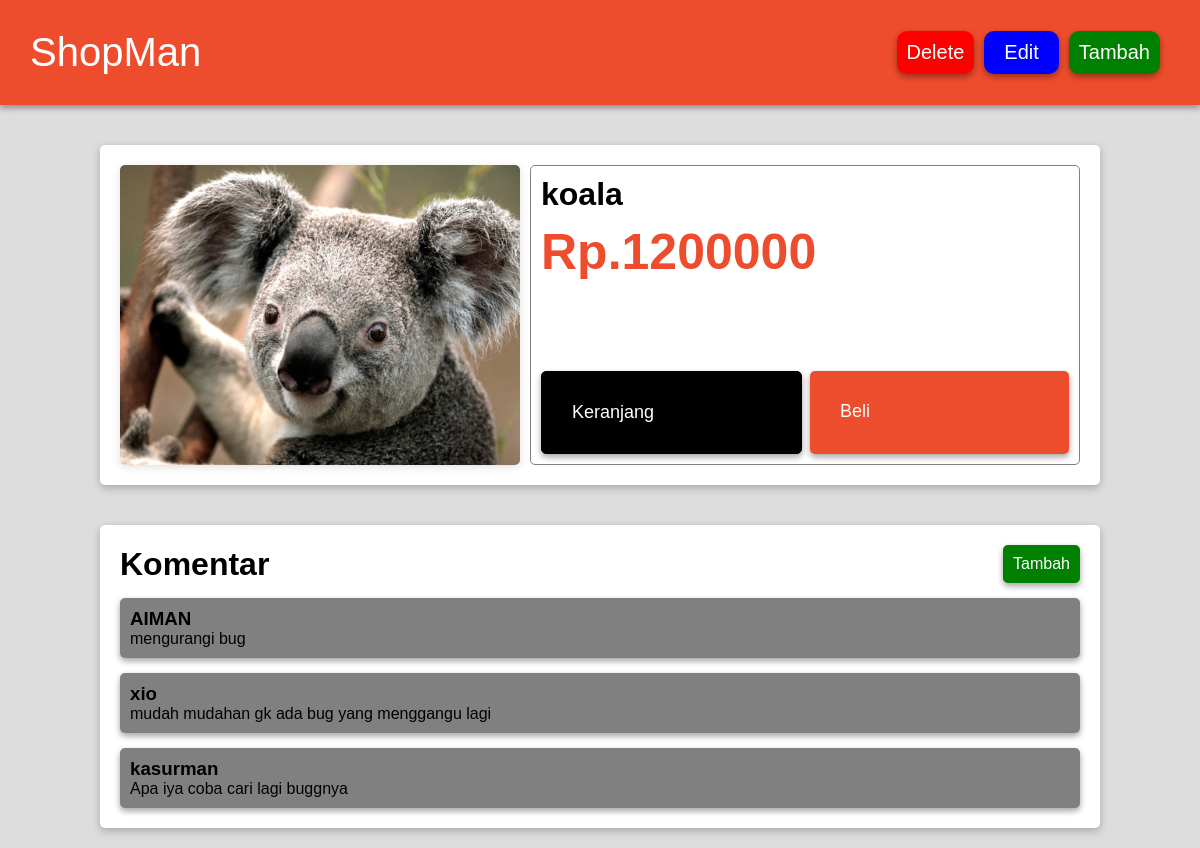
The app's page /produk.php?id=60 with its own data.
### tables this page shows
CREATE TABLE `produk` (
  `id` int(11) NOT NULL,
  `produk` varchar(50) DEFAULT NULL,
  `keterangan` varchar(200) DEFAULT NULL,
  `harga` int(11) DEFAULT NULL,
  `img` varchar(50) DEFAULT NULL,
  `id_komen` varchar(50) DEFAULT NULL
);

CREATE TABLE `komentar_60` (
  `id` int(11) NOT NULL,
  `nama` varchar(50) DEFAULT NULL,
  `komentar` varchar(150) DEFAULT NULL
);

### fungsi.php (called while the page is built, shortened)
<?php
$conn = mysqli_connect('localhost','root','','shop');
function ambil($query){
    global $conn;
    $result = mysqli_query($conn,$query);
    $rows = [];
    while($row = mysqli_fetch_assoc($result) ){
        $rows[] = $row;
    }
    return $rows;
}
?>

### produk.php (the view, shortened to what this page needs)
<?php
    require "fungsi.php";
    $id = $_GET["id"];
    $produk = ambil("SELECT * FROM produk WHERE id = $id")[0];
    $id_komen = $produk["id_komen"];
    $komentar = ambil("SELECT * FROM komentar_$id_komen");
?>
<!DOCTYPE html>
<html lang="en">
<head>
    <link rel="stylesheet" href="css/produk.css">
</head>
<body>
  <div class="navbar">
        <a href="index.php"><h1>ShopMan</h1><a>
        <ul class="pilihan">
            <li class="delete"><a href="Delete.php?id=<?= $produk["id"] ?>" onclick="return confirm('Yakin')">Delete</a></li>
            <li class="ganti"><a href="ganti.php?id=<?= $produk["id"] ?>">Edit</a></li>
            <li class="tambah"><a href="tambah.php">Tambah</a></li>
        </ul>
    </div>
    <div class="produk">
        <img src="img/<?= $produk["img"] ?>" alt="jeruk">
        <div class="penjualan">
            <div class="list_produk">
                <h1 class="judul"><?= $produk["produk"] ?></h1>
                <h1 class="harga">Rp.<?= $produk["harga"] ?></h1>
            </div>
            <div class="list_akhir">
                <div  class="tombol_keranjang"><a href="#">Keranjang</a></div>
                <div  class="tombol_beli"><a href="#">Beli</a></div>
            </div>
        </div>
    </div>
    <div class="komentar">
        <div class="list_komentar">
            <div class="kiri"><h1>Komentar</h1></div>
            <div class="kanan"><a href="tambahKomen.php?id=<?= $produk["id"] ?>"
            class="tambahKomen">Tambah</a></div>
        </div>
        <ul class="isi_komentar">
            <?php foreach($komentar as $komen) : ?>
            <li>
                <h3><?= $komen["nama"] ?></h3>
                <p><?= $komen["komentar"] ?></p>
            </li>
            <?php endforeach ; ?>
        </ul>
    </div>
</body>
</html>

### css/produk.css (style rules this page uses)
* { margin:0; padding: 0; }
body { font-family: sans-serif; background-color: #ddd; }
li { list-style: none; box-shadow: rgba(0, 0, 0, 0.16) 0px 3px 6px, rgba(0, 0, 0, 0.23) 0px 3px 6px; }
a { text-decoration: none; }
img { width: 400px; border-radius: 5px; box-shadow: rgba(99, 99, 99, 0.2) 0px 2px 8px 0px; }
.navbar { display: flex; padding: 30px; background-color: #ee4d2d; box-shadow: rgba(0, 0, 0, 0.16) 0px 3px 6px, rgba(0, 0, 0, 0.23) 0px 3px 6px; align-items: center; justify-content: space-between; color: white; }
.navbar h1 { font-weight: 100; }
.navbar ul.pilihan { display: flex; }
.navbar ul.pilihan li.tambah { background-color: green; box-sizing: border-box; border-radius: 10px; padding: 10px; margin-right: 10px; }
.navbar ul.pilihan li.ganti { background-color: blue; box-sizing: border-box; border-radius: 10px; margin-right: 10px; padding: 10px 20px; font-size: 18px; }
.navbar ul.pilihan li.delete { background-color: red; box-sizing: border-box; border-radius: 10px; padding: 10px; margin-right: 10px; }
.navbar a { color: white; font-size: 20px; }
.produk { display: flex; margin: 40px auto; width: 80%; background-color: white; border-radius: 5px; padding: 20px; box-shadow: rgba(0, 0, 0, 0.24) 0px 3px 8px; }
.penjualan { border: 1px solid gray; border-radius: 5px; display: flex; flex-direction: column; justify-content: space-between; margin-left: 10px; width: 100%; }
.list_produk h1 { margin-top: 10px; margin-left: 10px; }
.list_produk h1.harga { font-size: 50px; color: #ee4d2d; }
.list_akhir { margin-bottom: 10px; display: flex; justify-content: center; }
.list_akhir a { color: white; }
.list_akhir .tombol_beli { font-size: 18px; background-color: #ee4d2d; box-shadow: rgba(0, 0, 0, 0.16) 0px 3px 6px, rgba(0, 0, 0, 0.23) 0px 3px 6px; width: 50%; margin-right: 10px; border-radius: 5px; padding: 30px; }
.list_akhir .tombol_keranjang { font-size: 18px; width: 50%; padding: 30px; margin-right: 8px; margin-left: 10px; border: 1px solid black; border-radius: 5px; background-color: black; box-shadow: rgba(0, 0, 0, 0.16) 0px 3px 6px, rgba(0, 0, 0, 0.23) 0px 3px 6px; }
.komentar { width: 80%; margin: 0px auto; background-color: white; border-radius: 5px; padding: 20px; margin-bottom: 20px; box-shadow: rgba(0, 0, 0, 0.24) 0px 3px 8px; }
.list_komentar { display: flex; justify-content: space-between; align-items: center; }
.list_komentar .kanan { padding: 10px; background-color: green; border-radius: 5px; box-shadow: rgba(0, 0, 0, 0.16) 0px 3px 6px, rgba(0, 0, 0, 0.23) 0px 3px 6px; color: white; }
ul.isi_komentar { margin-top: 15px; }
ul.isi_komentar li { margin-top: 15px; padding: 10px; border-radius: 5px; background-color: gray; }
.tambahKomen { color: white; }

### records on screen
produk: img (picture), produk "koala", harga "1200000"
komentar_60: nama "AIMAN", komentar "mengurangi bug"
komentar_60: nama "xio", komentar "mudah mudahan gk ada bug yang menggangu lagi"
komentar_60: nama "kasurman", komentar "Apa iya coba cari lagi buggnya"
